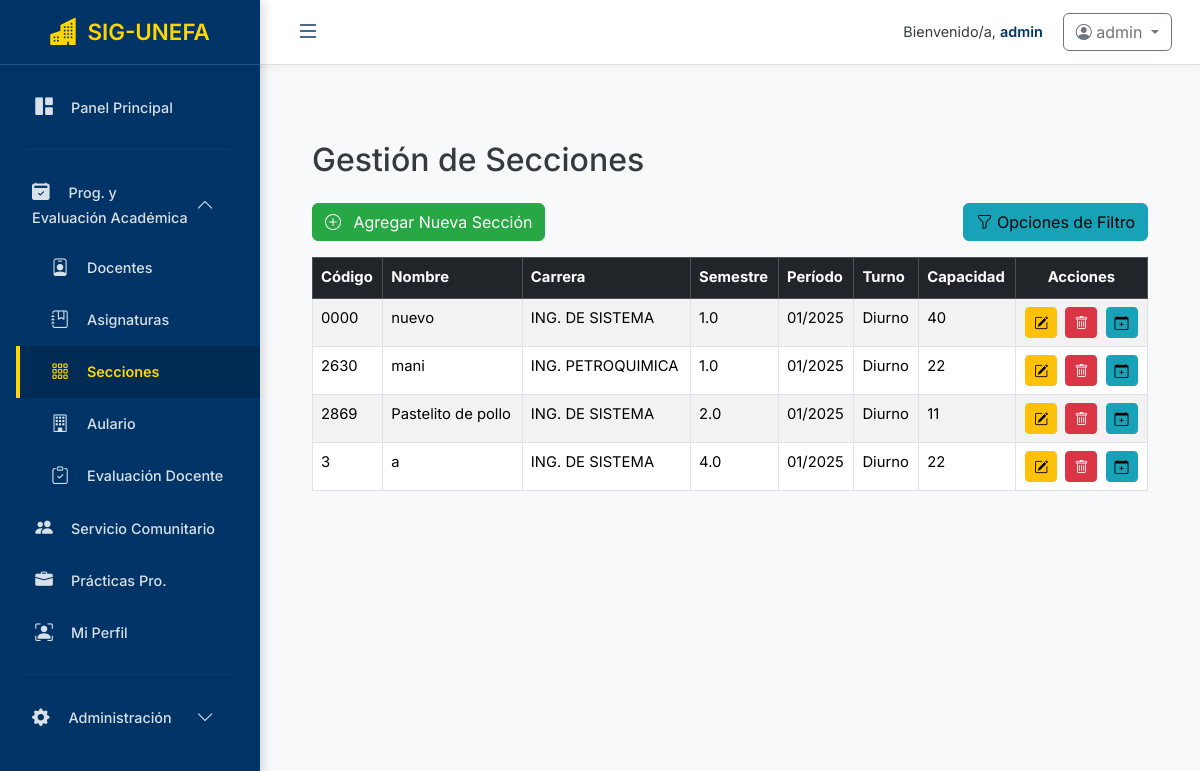
The app's page /programacion/secciones/ (signed in), older data.
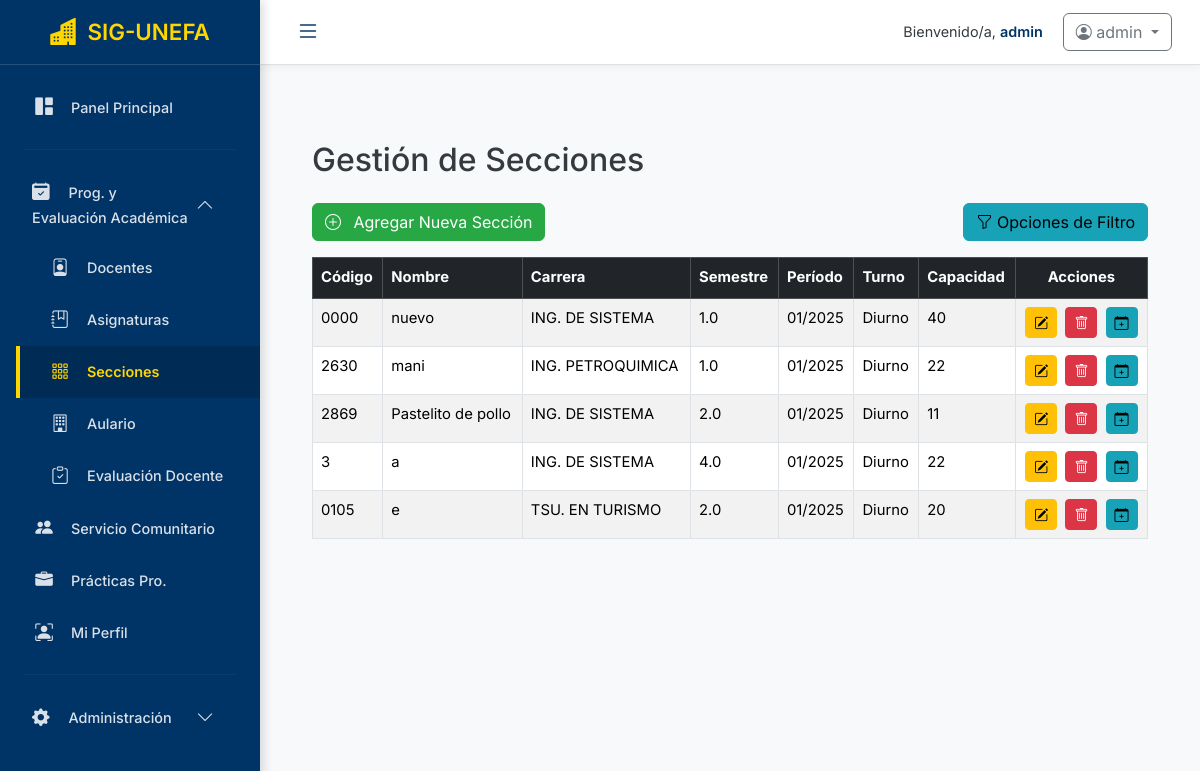
The same page, newer data.
### programacion/models.py (models this page shows, shortened)
class Seccion(models.Model):
    TURNO_CHOICES = [ # Añadimos opciones para el campo 'turno'
        ('Diurno', 'Diurno'),
        ('Nocturno', 'Nocturno'),
    ]
    codigo = models.CharField(max_length=20, unique=True, verbose_name="Código de Sección") # Ejemplo: 2630D
    nombre = models.CharField(max_length=100, blank=True, verbose_name="Nombre de Sección (opcional)")
    semestre = models.ForeignKey(semestre, on_delete=models.CASCADE, related_name='secciones', verbose_name="Semestre")
    carrera = models.ForeignKey(Carrera, on_delete=models.CASCADE, verbose_name="Carrera")
    turno = models.CharField(
        max_length=10,
        choices=TURNO_CHOICES,
        default='Diurno', # Valor por defecto
        verbose_name="Turno"
    )
    capacidad = models.PositiveIntegerField(
        default=0,
        help_text="Número máximo de estudiantes",
        verbose_name="Capacidad"
    )
    periodo = models.ForeignKey( # Vinculamos la sección a un período académico específico
        Periodo,
        on_delete=models.SET_NULL, # Si el período se elimina, la sección no se borra, solo se desvincula.
        null=True,
        blank=True,
        related_name='secciones',
        verbose_name="Período Académico"
    )
    class Meta:
        unique_together = ('codigo', 'carrera', 'semestre', 'periodo')
        verbose_name = "Sección"
        verbose_name_plural = "Secciones"

class Carrera(models.Model):
    nombre = models.CharField(max_length=100, unique=True, verbose_name="Nombre de la Carrera")
    departamento = models.ForeignKey(
        Departamento,
        on_delete=models.CASCADE,
        related_name='carreras',
        verbose_name="Departamento al que pertenece",
        null=True, # Importante para la primera migración si ya tienes carreras existentes
        blank=True # Permite que sea opcional en formularios
    )
    codigo = models.CharField(max_length=10, unique=True, verbose_name="Código de Carrera", blank=True, null=True)
    duracion_semestres = models.PositiveIntegerField(verbose_name="Duración en Semestres", blank=True, null=True)
    descripcion = models.TextField(blank=True, verbose_name="Descripción")
    class Meta:
        verbose_name = "Carrera"
        verbose_name_plural = "Carreras"
        ordering = ['nombre']

class semestre(models.Model):
    nombre = models.CharField(max_length=20)
    carrera = models.ForeignKey(Carrera, on_delete=models.CASCADE, related_name='semestres')

class Periodo(models.Model):
    nombre = models.CharField(max_length=20, unique=True)  # Ej: "1-2025"
    fecha_inicio = models.DateField()
    fecha_fin = models.DateField()
    activo = models.BooleanField(default=False)

### programacion/views.py (the view)
# urls.py: path('secciones/', views.seccion_list, name='seccion_list'),
@login_required
@user_passes_test(lambda u: u.has_permission(PERMISSIONS.VIEW_SECCION), login_url='/no-autorizado/')
def seccion_list(request):
    query = request.GET.get('q', '')
    carrera_id = request.GET.get('carrera')
    semestre_id = request.GET.get('semestre')
    periodo_id = request.GET.get('periodo') # Nuevo filtro por período
    secciones_qs = Seccion.objects.select_related('carrera', 'semestre', 'periodo').all() # Optimización
    if query:
        secciones_qs = secciones_qs.filter(
            Q(codigo__icontains=query) |
            Q(nombre__icontains=query)
        )
    if carrera_id:
        secciones_qs = secciones_qs.filter(carrera__id=carrera_id)
    if semestre_id:
        secciones_qs = secciones_qs.filter(semestre__id=semestre_id)
    if periodo_id: # Aplicar filtro por período
        secciones_qs = secciones_qs.filter(periodo__id=periodo_id)
    carreras = Carrera.objects.all().order_by('nombre')
    periodos = Periodo.objects.all().order_by('-fecha_inicio')
    semestres_para_filtro = semestre.objects.all().order_by('nombre')
    if carrera_id:
        semestres_para_filtro = semestres_para_filtro.filter(carrera__id=carrera_id)
    context = {
        'secciones': secciones_qs,
        'carreras': carreras,
        'semestres': semestres_para_filtro,
        'periodos': periodos,
        'query': query,
        'filter_carrera_id': carrera_id,
        'filter_semestre_id': semestre_id,
        'filter_periodo_id': periodo_id,
        'can_create_seccion': request.user.has_permission(PERMISSIONS.MANAGE_SECCION),
        'can_edit_seccion': request.user.has_permission(PERMISSIONS.MANAGE_SECCION),
        'can_delete_seccion': request.user.has_permission(PERMISSIONS.MANAGE_SECCION),
        'can_program_horario': request.user.has_permission(PERMISSIONS.MANAGE_HORARIO_SECCION), # Asumo este permiso para programar
    }
    return render(request, 'seccion_list.html', context) # Ajusta la ruta si es necesario

### accounts/models.py (called while the page is built, shortened)
    def has_permission(self, permission_name, obj=None):
        if self.is_superuser:
            return True

### programacion/templates/seccion_list.html (shortened to what this page needs)
{% extends "interfaz.html" %}
{% load static %}
{% block content %}
<div class="container mt-5">
    <h2 class="mb-4">Gestión de Secciones</h2>
    <div class="d-flex justify-content-between align-items-center mb-3">
        {% if can_create_seccion %}
        <a href="{% url 'programacion:seccion_create' %}" class="btn btn-success">
            <i class="bi bi-plus-circle me-2"></i> Agregar Nueva Sección
        </a>
        {% endif %}
        <button class="btn btn-info" type="button" data-bs-toggle="collapse" data-bs-target="#filterCollapse" aria-expanded="false" aria-controls="filterCollapse">
            <i class="bi bi-funnel"></i> Opciones de Filtro
        </button>
    </div>
    <div class="table-responsive">
        <table class="table table-bordered table-striped table-hover">
            <thead class="table-dark">
                <tr>
                    <th>Código</th>
                    <th>Nombre</th>
                    <th>Carrera</th>
                    <th>Semestre</th>
                    <th>Período</th>
                    <th>Turno</th>
                    <th>Capacidad</th>
                    {% if can_edit_seccion or can_delete_seccion or can_program_horario %}
                    <th class="text-center">Acciones</th>
                    {% endif %}
                </tr>
            </thead>
            <tbody>
                {% for seccion in secciones %}
                <tr>
                    <td>{{ seccion.codigo }}</td>
                    <td>{{ seccion.nombre|default:"N/A" }}</td>
                    <td>{{ seccion.carrera.nombre }}</td>
                    <td>{{ seccion.semestre.nombre }}</td>
                    <td>{{ seccion.periodo.nombre|default:"N/A" }}</td>
                    <td>{{ seccion.turno }}</td>
                    <td>{{ seccion.capacidad }}</td>
                    {% if can_edit_seccion or can_delete_seccion or can_program_horario %}
                    <td class="text-center">
                        {% if can_edit_seccion %}
                        <a href="{% url 'programacion:seccion_edit' seccion.id %}" class="btn btn-warning btn-sm" title="Editar"><i class="bi bi-pencil-square"></i></a>
                        {% endif %}
                        {% if can_delete_seccion %}
                        <a href="{% url 'programacion:seccion_delete' seccion.id %}" class="btn btn-danger btn-sm ms-1" title="Eliminar"><i class="bi bi-trash"></i></a>
                        {% endif %}
                        {% if can_program_horario %}
                        <a href="{% url 'programacion:programar_horario' seccion.id %}" class="btn btn-info btn-sm ms-1" title="Programar Horario"><i class="bi bi-calendar-plus"></i></a>
                        {% endif %}
                    </td>
                    {% endif %}
                </tr>
                {% empty %}
                <tr>
                    <td colspan="{% if can_edit_seccion or can_delete_seccion or can_program_horario %}8{% else %}7{% endif %}" class="text-center">No hay secciones registradas que coincidan con los filtros.</td>
                </tr>
                {% endfor %}
            </tbody>
        </table>
    </div>
</div>
<link rel="stylesheet" href="https://cdn.jsdelivr.net/npm/bootstrap-icons@1.11.3/font/bootstrap-icons.min.css">
{% endblock %}

Row changes from the older to the newer data that the page shows:
added Seccion: codigo "0105", nombre "e", carrera.nombre "TSU. EN TURISMO", semestre.nombre "2.0", periodo.nombre "01/2025", turno "Diurno", capacidad "20"
